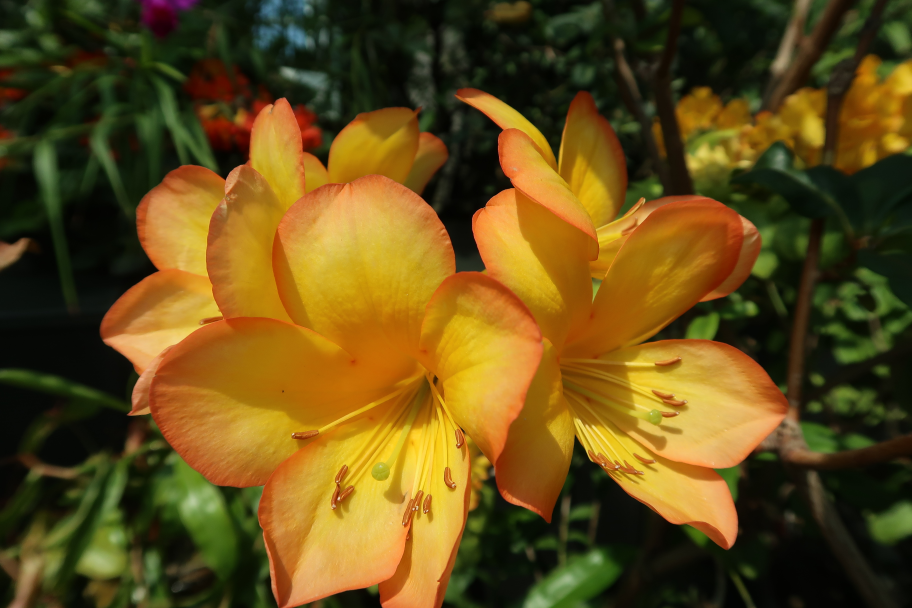
%> input picture MATLAB/wavelet_gbb2/fl2.jpg, 2736 x 1824 px (shown at 1/3 size)
$ octave wavelet_gbb2_a.m   (GNU Octave 9; MATLAB toolbox functions it lacks are replaced by stand-ins)
%> lines starting %> are read from the running program, lines starting %| are printed output that depends on the picture
% wavelet_gbb2.m
%%%%%%%%%%%%%%%%%%%%
% load image file
RGB=imread('fl2.jpg');
G=im2gray(RGB);
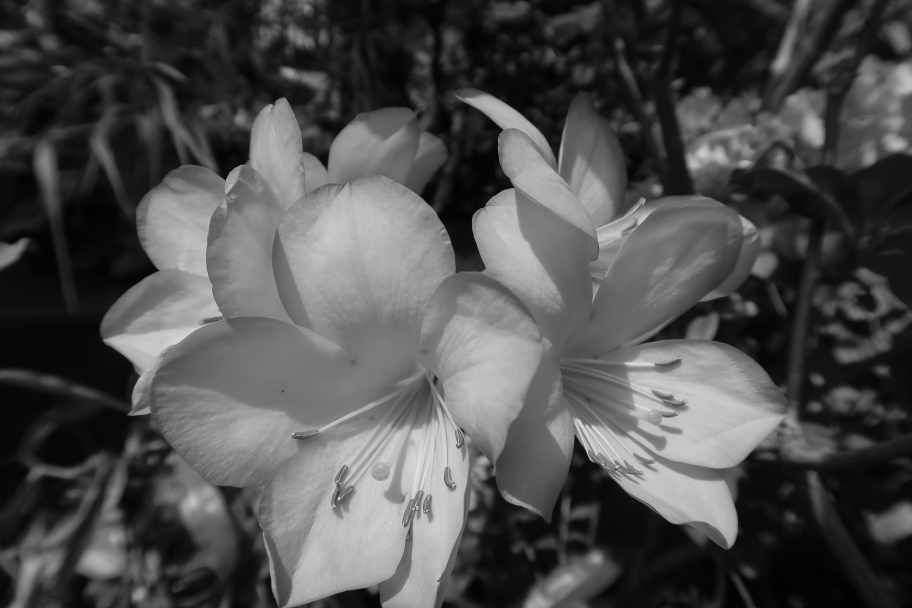
%> G: size 1824x2736 uint8 (shown at 1/3 size); min 1, max 250, mean 78.3
A=imresize(G, 1/5);
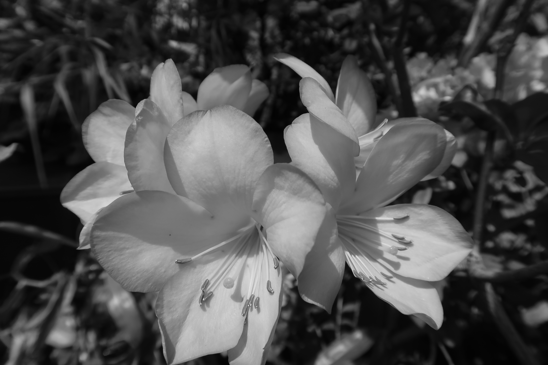
%> A: size 365x548 uint8; min 2, max 226, mean 78.3
% multiresolution decomposition
[C,S]=wavedec2(A,3,'haar');
%> S = [46 69; 46 69; 92 137; 183 274; 365 548]
A1=appcoef2(C,S,'haar',1);
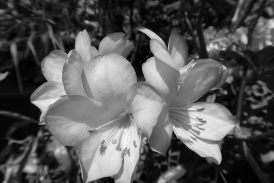
%> A1: size 183x274 double; min 4, max 443, mean 156.5; drawn with min black and max white
A2=appcoef2(C,S,'haar',2);
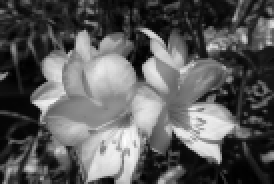
%> A2: size 92x137 double (shown 2 times larger); min 8, max 862.3, mean 312.2; drawn with min black and max white
A3=appcoef2(C,S,'haar',3);
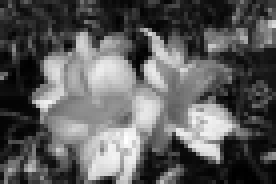
%> A3: size 46x69 double (shown 4 times larger); min 24.13, max 1678.3, mean 622.3; drawn with min black and max white
% plot A(n)
subplot(2,2,1);
imagesc(A);
colormap('gray');
title('Level 0, i.e., Original Omage');
subplot(2,2,2);
imagesc(A1);
colormap('gray');
title('Approximation of Level 1');
subplot(2,2,3);
imagesc(A2);
colormap('gray');
title('Approximation of Level 2');
subplot(2,2,4);
imagesc(A3);
colormap('gray');
title('Approximation of Level 3');
